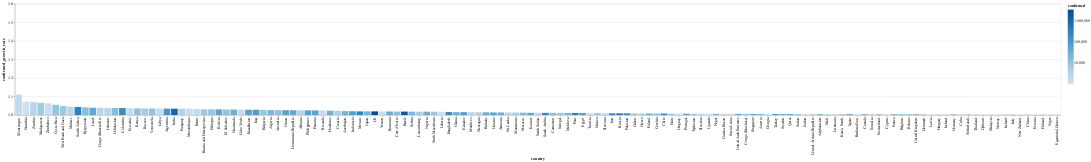

The notebook cell this image was saved under:
### Markdown cell above
# Tasa de contagios por país

El color corresponde con la cantidad de casos confirmados

### Code cell
today_df = global_df[
    (global_df.date == global_df.date.max()) & 
    (global_df.confirmed > 1000)
]


alt.Chart(today_df).mark_bar().encode(
    x=alt.X(
        'country', 
        sort=list(
            today_df.set_index('country')
                    .confirmed_growth_rate
                    .sort_values()
                    .index[::-1]
        )
    ),
    y=alt.X(
        'confirmed_growth_rate', 
        scale=alt.Scale(domain=[1, 1.6], clamp=True)
    ),
    color=alt.Color('confirmed', scale=alt.Scale(type='log')),
    tooltip=list(today_df.columns)
)

### Figure 1 — Vega-Lite specification as saved in the notebook (floating-point values rounded to 4 significant figures; data arrays with more than 128 entries replaced by an {"elided": "..."} marker saying what was removed)
{"config": {"view": {"continuousWidth": 400, "continuousHeight": 300}}, "data": {"name": "data-03ac99ca06568a57f415ed78d2f41011"}, "mark": "bar", "encoding": {"color": {"type": "quantitative", "field": "confirmed", "scale": {"type": "log"}}, "tooltip": [{"type": "temporal", "field": "date"}, {"type": "nominal", "field": "country"}, {"type": "quantitative", "field": "confirmed"}, {"type": "quantitative", "field": "recovered"}, {"type": "quantitative", "field": "death"}, {"type": "quantitative", "field": "confirmed_growth_rate"}, {"type": "quantitative", "field": "death_growth_rate"}, {"type": "temporal", "field": "first_infaction_date"}, {"type": "quantitative", "field": "days_from_first_infection"}, {"type": "temporal", "field": "tenth_infaction_date"}, {"type": "quantitative", "field": "days_from_tenth_infection"}, {"type": "temporal", "field": "first_death_date"}, {"type": "quantitative", "field": "days_from_first_death"}, {"type": "temporal", "field": "tenth_death_date"}, {"type": "quantitative", "field": "days_from_tenth_death"}], "x": {"type": "nominal", "field": "country", "sort": {"elided": "141 str values"}}, "y": {"type": "quantitative", "field": "confirmed_growth_rate", "scale": {"clamp": true, "domain": [1, 1.6]}}}, "$schema": "https://vega.github.io/schema/vega-lite/v4.8.1.json", "datasets": {"data-03ac99ca06568a57f415ed78d2f41011": {"elided": "141 records"}}}
